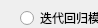
             <widget class="QWidget" name="page_17">
              <property name="geometry">
               <rect>
                <x>0</x>
                <y>0</y>
                <width>98</width>
                <height>28</height>
               </rect>
              </property>
              <attribute name="label">
               <string>生育水平现状评估与政策偏离度量化估计率</string>
              </attribute>
              <widget class="QRadioButton" name="radioButton_92">
               <property name="geometry">
                <rect>
                 <x>20</x>
                 <y>10</y>
                 <width>187</width>
                 <height>16</height>
                </rect>
               </property>
               <property name="text">
                <string>迭代回归模型法(系统提供数据)</string>
               </property>
              </widget>
              <widget class="QRadioButton" name="radioButton_99">
               <property name="geometry">
                <rect>
                 <x>250</x>
                 <y>80</y>
                 <width>89</width>
                 <height>16</height>
                </rect>
               </property>
               <property name="text">
                <string>RadioButton</string>
               </property>
              </widget>
              <widget class="QRadioButton" name="radioButton_130">
               <property name="geometry">
                <rect>
                 <x>20</x>
                 <y>40</y>
                 <width>171</width>
                 <height>16</height>
                </rect>
               </property>
               <property name="text">
                <string>迭代回归模型法(自行计算)</string>
               </property>
              </widget>
              <widget class="QRadioButton" name="radioButton_131">
               <property name="enabled">
                <bool>false</bool>
               </property>
               <property name="geometry">
                <rect>
                 <x>20</x>
                 <y>60</y>
                 <width>89</width>
                 <height>16</height>
                </rect>
               </property>
               <property name="text">
                <string>其它模型法</string>
               </property>
              </widget>
              <widget class="QComboBox" name="comboBox55">
               <property name="geometry">
                <rect>
                 <x>220</x>
                 <y>10</y>
                 <width>91</width>
                 <height>22</height>
                </rect>
               </property>
               <item>
                <property name="text">
                 <string>全国(整体)</string>
                </property>
               </item>
               <item>
                <property name="text">
                 <string>全国(分省合计)</string>
                </property>
               </item>
               <item>
                <property name="text">
                 <string>北京</string>
                </property>
               </item>
               <item>
                <property name="text">
                 <string>天津</string>
                </property>
               </item>
               <item>
                <property name="text">
                 <string>河北</string>
                </property>
               </item>
               <item>
                <property name="text">
                 <string>山西</string>
                </property>
               </item>
               <item>
                <property name="text">
                 <string>辽宁</string>
                </property>
               </item>
               <item>
                <property name="text">
                 <string>吉林</string>
                </property>
               </item>
               <item>
                <property name="text">
                 <string>黑龙江</string>
                </property>
               </item>
               <item>
                <property name="text">
                 <string>上海</string>
                </property>
               </item>
               <item>
                <property name="text">
                 <string>浙江</string>
                </property>
               </item>
               <item>
                <property name="text">
                 <string>安徽</string>
                </property>
               </item>
               <item>
                <property name="text">
                 <string>福建</string>
                </property>
               </item>
               <item>
                <property name="text">
                 <string>江西</string>
                </property>
               </item>
               <item>
                <property name="text">
                 <string>广西</string>
                </property>
               </item>
               <item>
                <property name="text">
                 <string>陕西</string>
                </property>
               </item>
               <item>
                <property name="text">
                 <string>海南</string>
                </property>
               </item>
               <item>
                <property name="text">
                 <string>四川</string>
                </property>
               </item>
               <item>
                <property name="text">
                 <string>贵州</string>
                </property>
               </item>
               <item>
                <property name="text">
                 <string>湖南</string>
                </property>
               </item>
               <item>
                <property name="text">
                 <string>河南</string>
                </property>
               </item>
               <item>
                <property name="text">
                 <string>广东</string>
                </property>
               </item>
               <item>
                <property name="text">
                 <string>湖北</string>
                </property>
               </item>
               <item>
                <property name="text">
                 <string>西藏</string>
                </property>
               </item>
               <item>
                <property name="text">
                 <string>重庆</string>
                </property>
               </item>
               <item>
                <property name="text">
                 <string>云南</string>
                </property>
               </item>
               <item>
                <property name="text">
                 <string>山东</string>
                </property>
               </item>
               <item>
                <property name="text">
                 <string>江苏</string>
                </property>
               </item>
               <item>
                <property name="text">
                 <string>内蒙古</string>
                </property>
               </item>
               <item>
                <property name="text">
                 <string>甘肃</string>
                </property>
               </item>
               <item>
                <property name="text">
                 <string>青海</string>
                </property>
               </item>
               <item>
                <property name="text">
                 <string>宁夏</string>
                </property>
               </item>
               <item>
                <property name="text">
                 <string>新疆</string>
                </property>
               </item>
              </widget>
             </widget>
